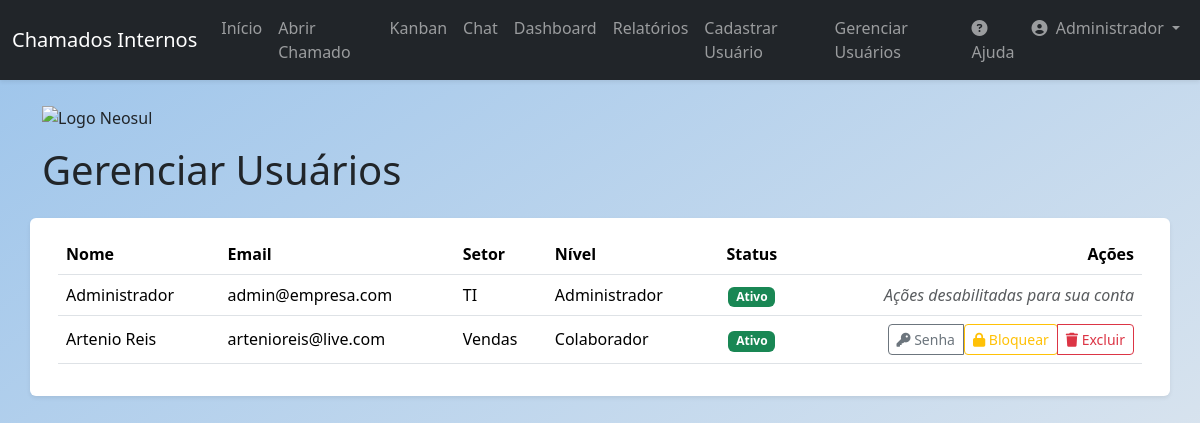
Screenshot of /users (signed in) with the database file from the repository.
### app/models.py (models this page shows, shortened)
class User(db.Model, UserMixin):
    id = db.Column(db.Integer, primary_key=True)
    name = db.Column(db.String(100), nullable=False)
    email = db.Column(db.String(120), unique=True, nullable=False)
    sector = db.Column(db.String(50), nullable=False)
    password = db.Column(db.String(128), nullable=False)
    access_level = db.Column(db.String(20), nullable=False, default='colaborador')
    is_active = db.Column(db.Boolean, nullable=False, default=True)
    created_at = db.Column(db.DateTime, default=datetime.utcnow)
    tickets_created = db.relationship('Ticket', backref='author', lazy=True, foreign_keys='Ticket.user_id')
    tickets_assigned = db.relationship('Ticket', backref='assignee_user', lazy=True, foreign_keys='Ticket.assigned_to')
    comments = db.relationship('Comment', backref='comment_author', lazy=True)

### app/routes.py (the view, shortened to what this page needs)
@main.route('/users', methods=['GET', 'POST'])
@login_required
def user_management():
    if not is_admin(): abort(403)
    form = ChangePasswordForm()
    users = User.query.order_by(User.name).all()
    return render_template('user_management.html', title='Gerenciar Usuários', users=users, form=form)

### app/__init__.py (called while the page is built)
@login_manager.user_loader
def load_user(user_id):
    from app.models import User
    return User.query.get(int(user_id))

### app/routes.py (called while the page is built)
def is_admin():
    return current_user.is_authenticated and current_user.access_level == 'administrador'

### app/templates/user_management.html (shortened to what this page needs)
{% extends "base.html" %}
{% block content %}
 <div class="row mt-4">
    <div class="col-12 mb-3">
        <img src="https://neosul.com.br/clientes/1/img/logo.png" alt="Logo Neosul" style="max-width: 250px; height: auto;">
    </div>
    <h1 class="mb-4">Gerenciar Usuários</h1>
    <div class="card shadow-sm">
        <div class="card-body">
            <div class="table-responsive">
                <table class="table table-hover align-middle">
                    <thead>
                        <tr>
                            <th>Nome</th>
                            <th>Email</th>
                            <th>Setor</th>
                            <th>Nível</th>
                            <th class="text-center">Status</th>
                            <th class="text-end">Ações</th>
                        </tr>
                    </thead>
                    <tbody>
                        {% for user in users %}
                        <tr>
                            <td>{{ user.name }}</td>
                            <td>{{ user.email }}</td>
                            <td>{{ user.sector }}</td>
                            <td>{{ user.access_level.capitalize() }}</td>
                            <td class="text-center">
                                {% if user.is_active %}
                                    <span class="badge bg-success">Ativo</span>
                                {% else %}
                                    <span class="badge bg-danger">Bloqueado</span>
                                {% endif %}
                            </td>
                            <td class="text-end">
                                {% if user.id != current_user.id %}
                                <div class="btn-group">
                                    <button type="button" class="btn btn-sm btn-outline-secondary" data-bs-toggle="modal" data-bs-target="#changePasswordModal" data-user-id="{{ user.id }}" data-user-name="{{ user.name }}">
                                        <i class="fas fa-key"></i> Senha
                                    </button>
                                    <form action="{{ url_for('main.toggle_user_status', user_id=user.id) }}" method="POST" class="d-inline">
                                        {% if user.is_active %}
                                            <button type="submit" class="btn btn-sm btn-outline-warning">
                                                <i class="fas fa-lock"></i> Bloquear
                                            </button>
                                        {% else %}
                                            <button type="submit" class="btn btn-sm btn-outline-success">
                                                <i class="fas fa-unlock"></i> Ativar
                                            </button>
                                        {% endif %}
                                    </form>
                                    <button type="button" class="btn btn-sm btn-outline-danger" data-bs-toggle="modal" data-bs-target="#deleteUserModal" data-user-id="{{ user.id }}" data-user-name="{{ user.name }}">
                                        <i class="fas fa-trash"></i> Excluir
                                    </button>
                                </div>
                                {% else %}
                                    <span class="text-muted fst-italic">Ações desabilitadas para sua conta</span>
                                {% endif %}
                            </td>
                        </tr>
                        {% endfor %}
                    </tbody>
                </table>
            </div>
        </div>
    </div>
{% endblock content %}

### app/templates/base.html (shortened to what this page needs)
<!DOCTYPE html>
<html lang="pt-br">
<head>
    <link href="https://cdn.jsdelivr.net/npm/bootstrap@5.3.3/dist/css/bootstrap.min.css" rel="stylesheet">
    <link rel="stylesheet" href="https://cdnjs.cloudflare.com/ajax/libs/font-awesome/6.5.2/css/all.min.css" />
    <link rel="stylesheet" href="{{ url_for('static', filename='css/style.css') }}">
</head>
<body class="bg-light">
    {% include 'components/navbar.html' %}
    <main role="main" class="container mt-4">
        {% block content %}{% endblock %}
    </main>
</body>
</html>

### app/templates/components/navbar.html (shortened to what this page needs)
<nav class="navbar navbar-expand-lg navbar-dark bg-dark shadow-sm">
    <div class="container-fluid">
        <a class="navbar-brand" href="{{ url_for('main.home') }}">Chamados Internos</a>
        <div class="collapse navbar-collapse" id="navbarNav">
            <ul class="navbar-nav me-auto mb-2 mb-lg-0">
                {% if current_user.is_authenticated %}
                    <li class="nav-item">
                        <a class="nav-link" href="{{ url_for('main.home') }}">Início</a>
                    </li>
                    <li class="nav-item">
                        <a class="nav-link" href="{{ url_for('main.create_ticket') }}">Abrir Chamado</a>
                    </li>
                    <li class="nav-item">
                        <a class="nav-link" href="{{ url_for('main.tickets_kanban') }}">Kanban</a>
                    </li>
                    <li class="nav-item">
                    <a class="nav-link" href="{{ url_for('main.chat_users') }}">Chat</a>
                    </li>
                    {% if current_user.access_level in ['tecnico', 'administrador'] %}
                        <li class="nav-item">
                            <a class="nav-link" href="{{ url_for('main.dashboard') }}">Dashboard</a>
                        </li>
                        <li class="nav-item">
                            <a class="nav-link" href="{{ url_for('main.reports') }}">Relatórios</a>
                        </li>
                    {% endif %}
                    {% if current_user.access_level == 'administrador' %}
                        <li class="nav-item">
                            <a class="nav-link" href="{{ url_for('main.register') }}">Cadastrar Usuário</a>
                        </li>
                        <li class="nav-item">
                            <a class="nav-link" href="{{ url_for('main.user_management') }}">Gerenciar Usuários</a>
                        </li>
                    {% endif %}
                {% endif %}
            </ul>
            <ul class="navbar-nav ms-auto mb-2 mb-lg-0">
                {% if current_user.is_authenticated %}
                    <li class="nav-item">
                        <a class="nav-link" href="{{ url_for('main.help') }}"><i class="fas fa-question-circle me-1"></i>Ajuda</a>
                    </li>
                    <li class="nav-item dropdown">
                        <a class="nav-link dropdown-toggle" href="#" id="navbarDropdown" role="button" data-bs-toggle="dropdown" aria-expanded="false">
                            <i class="fas fa-user-circle me-1"></i> {{ current_user.name }}
                        </a>
                    </li>
                {% else %}
                    <li class="nav-item">
                        <a class="nav-link" href="{{ url_for('main.login') }}">Login</a>
                    </li>
                {% endif %}
            </ul>
        </div>
    </div>
</nav>

### app/static/css/style.css (style rules this page uses)
body { background: linear-gradient(to bottom right, #9cc4eb, #e9ecef); background-attachment: fixed; }
.card { border: none; box-shadow: 0 4px 8px rgba(0,0,0,0.05); }

### rows the page displays
User: name "Administrador", email "admin@empresa.com", sector "TI", access_level "Administrador", is_active "Ativo", shows "Ações desabilitadas para sua conta"
User: name "Artenio Reis", email "artenioreis@live.com", sector "Vendas", access_level "Colaborador", is_active "Ativo"
